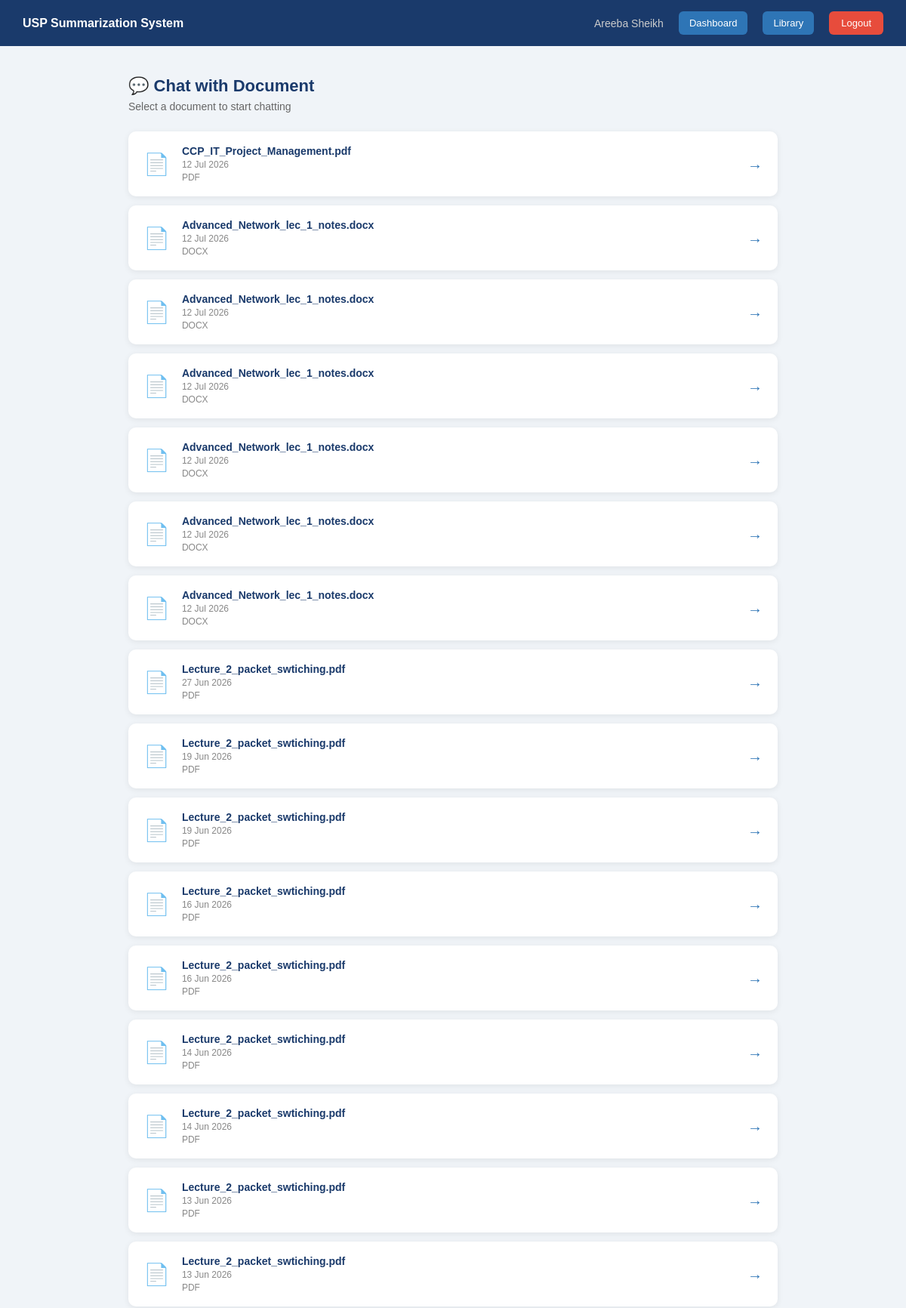
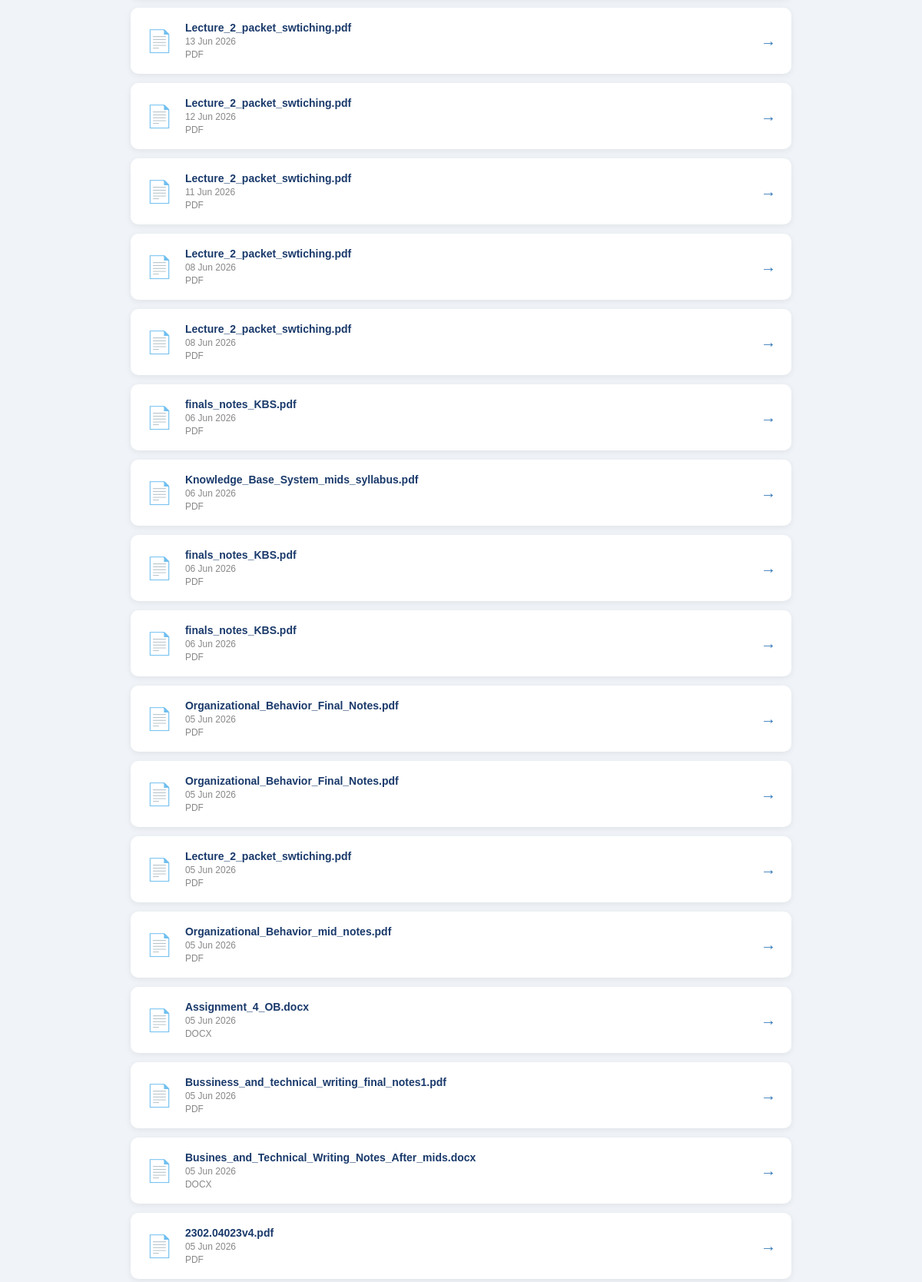
Screenshot of /chat-page (signed in, upper part) with the database file from the repository (2 pictures, top to bottom).
### models/document.py (models this page shows)
class Document(db.Model):
    __tablename__ = 'documents'
    document_id = db.Column(db.Integer, primary_key=True, autoincrement=True)
    user_id = db.Column(db.Integer, db.ForeignKey('users.user_id'), nullable=False)
    filename = db.Column(db.String(255), nullable=False)
    filetype = db.Column(db.String(10), nullable=False)
    upload_date = db.Column(db.DateTime, default=datetime.utcnow)
    extracted_text = db.Column(db.Text, nullable=False)
    summaries = db.relationship('Summary', backref='document', lazy=True)
    chats = db.relationship('Chat', backref='document', lazy=True)

### routes/chat.py (the view)
@chat_bp.route('/chat-page')
@login_required
def chat_page():
    user_id = session['user_id']
    documents = Document.query.filter_by(
        user_id=user_id
    ).order_by(Document.upload_date.desc()).all()
    return render_template('chat.html',
        documents=documents,
        selected_doc=None
    )

### app.py (called while the page is built)
@event.listens_for(Engine, "connect")
def set_sqlite_pragma(dbapi_connection, connection_record):
    if isinstance(dbapi_connection, sqlite3.Connection):
        cursor = dbapi_connection.cursor()
        cursor.execute("PRAGMA foreign_keys=ON")
        cursor.close()

### routes/chat.py (called while the page is built)
def login_required(f):
    @wraps(f)
    def decorated(*args, **kwargs):
        if 'user_id' not in session:
            flash('Please login first.', 'error')
            return redirect(url_for('auth.login'))
        return f(*args, **kwargs)
    return decorated

### templates/chat.html (shortened to what this page needs)
{% extends "base.html" %}
{% block content %}
<nav class="navbar">
    <div class="nav-brand"><strong>USP Summarization System</strong></div>
    <div class="nav-links">
        <span class="nav-user">{{ session.user_name }}</span>
        <a href="/dashboard" class="btn-nav">Dashboard</a>
        <a href="/library" class="btn-nav">Library</a>
        <a href="/logout" class="btn-logout">Logout</a>
    </div>
</nav>
<div class="page-wrapper">
    {% if not selected_doc %}
    <div class="page-header">
        <h2>💬 Chat with Document</h2>
        <p>Select a document to start chatting</p>
    </div>
    {% if documents %}
        <div class="doc-select-grid">
            {% for doc in documents %}
            <div class="doc-select-card" onclick="selectDoc({{ doc.document_id }}, '{{ doc.filename }}')">
                <div class="doc-select-icon">📄</div>
                <div class="doc-select-info">
                    <strong>{{ doc.filename }}</strong>
                    <small>{{ doc.upload_date.strftime('%d %b %Y') }}</small>
                    <small>{{ doc.filetype.upper() }}</small>
                </div>
                <div class="doc-select-arrow">→</div>
            </div>
            {% endfor %}
        </div>
    {% endif %}
    {% endif %}
</div>
{% endblock %}

### static/css/style.css (style rules this page uses)
* { margin: 0; padding: 0; box-sizing: border-box; }
body { font-family: Arial, sans-serif; background: #f0f4f8; color: #333; }
.navbar { background: #1a3a6b; padding: 15px 30px; display: flex; justify-content: space-between; align-items: center; color: white; }
.nav-brand { font-size: 16px; color: white; }
.nav-links { display: flex; align-items: center; gap: 20px; }
.nav-user { font-size: 14px; color: #ccc; }
.btn-logout { background: #e74c3c; color: white; padding: 8px 16px; border-radius: 6px; text-decoration: none; font-size: 13px; }
.page-wrapper { max-width: 900px; margin: 40px auto; padding: 0 20px; }
.page-header { margin-bottom: 25px; }
.page-header h2 { color: #1a3a6b; font-size: 22px; margin-bottom: 6px; }
.page-header p { color: #666; font-size: 14px; }
.btn-nav { background: #2e75b6; color: white; padding: 8px 14px; border-radius: 6px; text-decoration: none; font-size: 13px; }
.doc-select-grid { display: flex; flex-direction: column; gap: 12px; }
.doc-select-card { background: white; border-radius: 10px; padding: 18px 20px; box-shadow: 0 2px 8px rgba(0,0,0,0.07); display: flex; align-items: center; gap: 16px; cursor: pointer; transition: transform 0.2s, box-shadow 0.2s; }
.doc-select-icon { font-size: 28px; }
.doc-select-info { flex: 1; display: flex; flex-direction: column; gap: 3px; }
.doc-select-info strong { color: #1a3a6b; font-size: 14px; }
.doc-select-info small { color: #888; font-size: 12px; }
.doc-select-arrow { color: #2e75b6; font-size: 20px; }

### rows the page displays
Document: filename "CCP_IT_Project_Management.pdf", upload_date "12 Jul 2026", filetype "PDF"
Document: filename "Advanced_Network_lec_1_notes.docx", upload_date "12 Jul 2026", filetype "DOCX"
Document: filename "Advanced_Network_lec_1_notes.docx", upload_date "12 Jul 2026", filetype "DOCX"
Document: filename "Advanced_Network_lec_1_notes.docx", upload_date "12 Jul 2026", filetype "DOCX"
Document: filename "Advanced_Network_lec_1_notes.docx", upload_date "12 Jul 2026", filetype "DOCX"
Document: filename "Advanced_Network_lec_1_notes.docx", upload_date "12 Jul 2026", filetype "DOCX"
Document: filename "Advanced_Network_lec_1_notes.docx", upload_date "12 Jul 2026", filetype "DOCX"
Document: filename "Lecture_2_packet_swtiching.pdf", upload_date "27 Jun 2026", filetype "PDF"
Document: filename "Lecture_2_packet_swtiching.pdf", upload_date "19 Jun 2026", filetype "PDF"
Document: filename "Lecture_2_packet_swtiching.pdf", upload_date "19 Jun 2026", filetype "PDF"
Document: filename "Lecture_2_packet_swtiching.pdf", upload_date "16 Jun 2026", filetype "PDF"
Document: filename "Lecture_2_packet_swtiching.pdf", upload_date "16 Jun 2026", filetype "PDF"
Document: filename "Lecture_2_packet_swtiching.pdf", upload_date "14 Jun 2026", filetype "PDF"
Document: filename "Lecture_2_packet_swtiching.pdf", upload_date "14 Jun 2026", filetype "PDF"
Document: filename "Lecture_2_packet_swtiching.pdf", upload_date "13 Jun 2026", filetype "PDF"
Document: filename "Lecture_2_packet_swtiching.pdf", upload_date "13 Jun 2026", filetype "PDF"
Document: filename "Lecture_2_packet_swtiching.pdf", upload_date "13 Jun 2026", filetype "PDF"
Document: filename "Lecture_2_packet_swtiching.pdf", upload_date "12 Jun 2026", filetype "PDF"
Document: filename "Lecture_2_packet_swtiching.pdf", upload_date "11 Jun 2026", filetype "PDF"
Document: filename "Lecture_2_packet_swtiching.pdf", upload_date "08 Jun 2026", filetype "PDF"
Document: filename "Lecture_2_packet_swtiching.pdf", upload_date "08 Jun 2026", filetype "PDF"
Document: filename "finals_notes_KBS.pdf", upload_date "06 Jun 2026", filetype "PDF"
Document: filename "Knowledge_Base_System_mids_syllabus.pdf", upload_date "06 Jun 2026", filetype "PDF"
Document: filename "finals_notes_KBS.pdf", upload_date "06 Jun 2026", filetype "PDF"
Document: filename "finals_notes_KBS.pdf", upload_date "06 Jun 2026", filetype "PDF"
Document: filename "Organizational_Behavior_Final_Notes.pdf", upload_date "05 Jun 2026", filetype "PDF"
Document: filename "Organizational_Behavior_Final_Notes.pdf", upload_date "05 Jun 2026", filetype "PDF"
Document: filename "Lecture_2_packet_swtiching.pdf", upload_date "05 Jun 2026", filetype "PDF"
Document: filename "Organizational_Behavior_mid_notes.pdf", upload_date "05 Jun 2026", filetype "PDF"
Document: filename "Assignment_4_OB.docx", upload_date "05 Jun 2026", filetype "DOCX"
Document: filename "Bussiness_and_technical_writing_final_notes1.pdf", upload_date "05 Jun 2026", filetype "PDF"
Document: filename "Busines_and_Technical_Writing_Notes_After_mids.docx", upload_date "05 Jun 2026", filetype "DOCX"
Document: filename "2302.04023v4.pdf", upload_date "05 Jun 2026", filetype "PDF"

### other values shown
{{ session.user_name }} "Areeba Sheikh"
